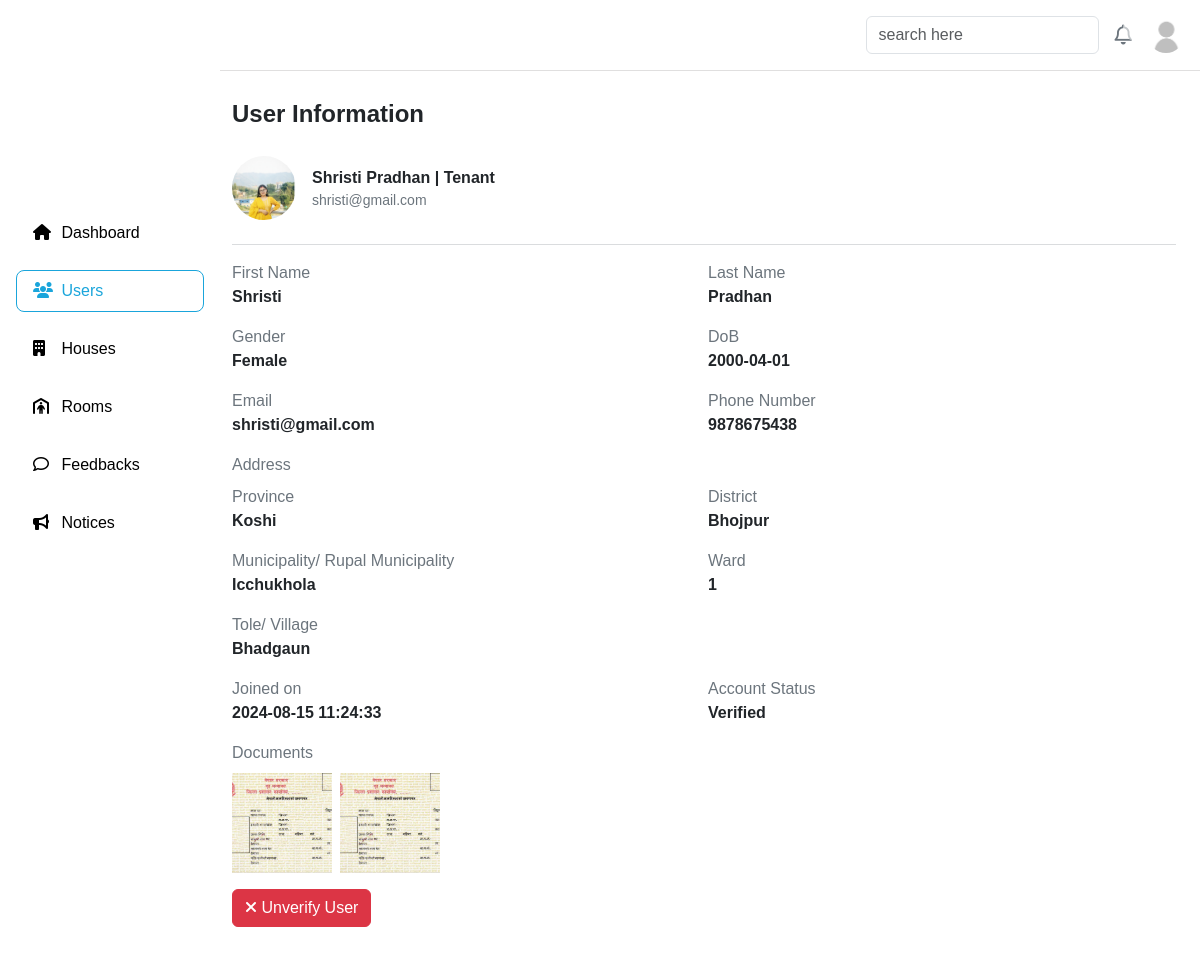
Page /admin/user-detail/2 on the committed database.
### tables this page shows
CREATE TABLE `user_tb` (
  `user_id` int(11) NOT NULL,
  `first_name` varchar(12) NOT NULL,
  `last_name` varchar(15) NOT NULL,
  `gender` varchar(7) NOT NULL,
  `dob` date NOT NULL,
  `email` varchar(254) NOT NULL,
  `password` varchar(255) NOT NULL,
  `phone_number` varchar(15) NOT NULL,
  `province` varchar(20) NOT NULL,
  `district` varchar(20) NOT NULL,
  `municipality_rural` varchar(40) NOT NULL,
  `ward` int(11) NOT NULL,
  `tole_village` varchar(30) NOT NULL,
  `role` varchar(9) NOT NULL,
  `profile_photo` varchar(250) NOT NULL,
  `kyc_front` varchar(250) NOT NULL,
  `kyc_back` varchar(250) NOT NULL,
  `registration_date` datetime NOT NULL,
  `flag` varchar(10) DEFAULT NULL
);

### classes/user.php (called while the page is built, shortened)
<?php
require_once __DIR__ . '/../app/connection.php';
class User
{
    public $name = [
        'first' => '',
        'last' => ''
    ];
    private $phoneNumber;
    public function __construct()
    {
        $this->name = [
            'first' => '',
            'last' => ''
        ];
        $this->phoneNumber = "";
    }
    public function getPhoneNumber()
    {
        return $this->phoneNumber;
    }
    public function getFullName()
    {
        return ucfirst($this->name['first']) . ' ' . ucfirst($this->name['last']);
    }
    public function set($firstName, $lastName, $gender, $dob, $email, $phoneNumber, $province, $district, $municipalityRural, $ward, $toleVillage, $role, $flag, $profilePhoto, $kycFront, $kycBack, $registrationDate)
    {
        $this->name = [
            'first' => $firstName,
            'last' => $lastName
        ];
        $this->gender = $gender;
        $this->dob = $dob;
        $this->email = $email;
        $this->phoneNumber = $phoneNumber;
        $this->address = [
            'province' => $province,
            'district' => $district,
            'municipalityRural' => $municipalityRural,
            'ward' => $ward,
            'toleVillage' => $toleVillage,
        ];
        $this->role = $role;
        $this->flag = $flag;
        $this->profilePhoto = $profilePhoto;
        $this->registrationDate = $registrationDate;
    }
    public function fetch($userId, $howMuch)
    {
        global $conn;
        $userExists = false;
        $query = $howMuch == "all" ? "SELECT * FROM user_tb WHERE user_id = '$userId' LIMIT 1" : "SELECT first_name, last_name, role, email, flag, profile_photo FROM user_tb WHERE user_id = '$userId' LIMIT 1";
        $result = mysqli_query($conn, $query);
        if ($result->num_rows > 0) {
            $userExists = true;
            $dbData = $result->fetch_assoc();
        }
        return $userExists;
    }
}

### pages/admin/user-detail.php (the view, shortened to what this page needs)
<?php
require_once __DIR__ . '/../../classes/admin.php';
require_once __DIR__ . '/../../classes/user.php';
$userObj = new User();
$userExists = $userObj->fetch($userId, "all");
?>
<!DOCTYPE html>
<html lang="en">
<head>
    <link rel="stylesheet" href="https://cdnjs.cloudflare.com/ajax/libs/font-awesome/6.6.0/css/all.min.css"
 />
    <link href="https://cdn.jsdelivr.net/npm/bootstrap@5.3.3/dist/css/bootstrap.min.css" rel="stylesheet"
>
    <link rel="stylesheet" href="/rentrover/bootstrap/bootstrap-css-5.3.3/bootstrap.min.css">
    <link rel="stylesheet" href="/rentrover/css/style.css">
    <link rel="stylesheet" href="/rentrover/css/aside.css">
    <link rel="stylesheet" href="/rentrover/css/popup-alert.css">
    <link rel="stylesheet" href="/rentrover/css/user-detail.css">
</head>
<body>
    <?php require_once __DIR__ . '/sections/aside.php'; ?>
    <main>
        <section class="d-nones d-flex flex-column user-profile-container profile-content">
            <?php
            if ($userExists) {
                ?>
                <p class="m-0 fs-4 fw-semibold"> User Information </p>
                <div class="d-flex flex-row gap-3 mt-4 align-items-center photo-username-email">
                    <div class="photo">
                        <?php
                        $profilePhotoSrc = ($userObj->profilePhoto != '') ? "/rentrover/uploads/users/$userObj->profilePhoto" : "/rentrover/uploads/blank.jpg";
                        ?>
                        <img src="<?= $profilePhotoSrc ?>" alt="">
                    </div>
                    <div class="username-email">
                        <p class="m-0 fw-semibold"> <?= $userObj->getFullName() ?> | <?= ucfirst($userObj->role) ?> </p>
                        <p class="m-0 text-secondary small"> <?= $userObj->email ?> </p>
                    </div>
                </div>
                <hr class="mt-4 text-secondary" />
                <div class="d-nones mb-3 profile-informations">
                    <div class="d-flex flex-column flex-md-row gap-2">
                        <div class="w-100 w-md-50">
                            <p class="m-0 text-secondary"> First Name </p>
                            <p class="m-0 fw-semibold"> <?= ucfirst($userObj->name['first']) ?> </p>
                        </div>
                        <div class="w-100 w-md-50">
                            <p class="m-0 text-secondary"> Last Name </p>
                            <p class="m-0 fw-semibold"> <?= ucfirst($userObj->name['last']) ?> </p>
                        </div>
                    </div>
                    <div class="mt-3 d-flex flex-column flex-md-row gap-2">
                        <div class="w-100 w-md-50">
                            <p class="m-0 text-secondary"> Gender </p>
                            <p class="m-0 fw-semibold"> <?= ucfirst($userObj->gender) ?> </p>
                        </div>
                        <div class="w-100 w-md-50">
                            <p class="m-0 text-secondary"> DoB </p>
                            <p class="m-0 fw-semibold"> <?= $userObj->dob ?> </p>
                        </div>
                    </div>
                    <div class="mt-3 d-flex flex-column flex-md-row gap-2">
                        <div class="w-100 w-md-50">
                            <p class="m-0 text-secondary"> Email </p>
                            <p class="m-0 fw-semibold"> <?= $userObj->email ?> </p>
                        </div>
                        <div class="w-100 w-md-50">
                            <p class="m-0 text-secondary"> Phone Number </p>
                            <p class="m-0 fw-semibold"> <?= $userObj->getPhoneNumber() ?> </p>
                        </div>
                    </div>
                    <p class="m-0 mt-3 text-secondary"> Address </p>
                    <div class="d-flex flex-column">
                        <div class="d-flex flex-column flex-md-row gap-2">
                            <div class="w-100 w-md-50">
                                <p class="m-0 mt-2 text-secondary"> Province </p>
                                <p class="m-0 fw-semibold"> <?= ucfirst($userObj->address['province']) ?> </p>
                            </div>
                            <div class="w-100 w-md-50">
                                <p class="m-0 mt-2 text-secondary"> District </p>
                                <p class="m-0 fw-semibold"> <?= ucfirst($userObj->address['district']) ?> </p>
                            </div>
                        </div>
                        <div class="d-flex flex-column flex-md-row gap-2">
                            <div class="w-100 w-md-50">
                                <p class="m-0 mt-3 text-secondary"> Municipality/ Rupal Municipality </p>
                                <p class="m-0 fw-semibold"> <?= ucfirst($userObj->address['municipalityRural']) ?> </p>
                            </div>
                            <div class="w-100 w-md-50">
                                <p class="m-0 mt-3 text-secondary"> Ward </p>
                                <p class="m-0 fw-semibold"> <?= $userObj->address['ward'] ?> </p>
                            </div>
                        </div>
                        <div class="w-100">
                            <p class="m-0 mt-3 text-secondary"> Tole/ Village </p>
                            <p class="m-0 fw-semibold"> <?= ucfirst($userObj->address['toleVillage']) ?> </p>
                        </div>
                        <div class="d-flex flex-column flex-md-row gap-2">
                            <div class="w-100 w-md-50">
                                <p class="m-0 mt-3 text-secondary"> Joined on </p>
                                <p class="m-0 fw-semibold"> <?= ucfirst($userObj->registrationDate) ?> </p>
                            </div>
                            <div class="w-100 w-md-50">
                                <p class="m-0 mt-3 text-secondary"> Account Status </p>
                                <p class="m-0 fw-semibold"> <?= ucfirst($userObj->flag) ?> </p>
                            </div>
                        </div>
                    </div>
                    <p class="m-0 mt-3 text-secondary"> Documents </p>
                    <?php
                    if ($userObj->kyc['front'] == '' || $userObj->kyc['back'] == '') {
                        ?>
                        <p class="text-danger mb-3 mt-2"> User has not uploaded the KYC documents yet. </p>
                        <?php
                    } else {
                        ?>
                        <div class="d-flex flex-row gap-2 mt-2 document-div">
                            <div class="document">
                                <?php
                                $frontKyc = $userObj->kyc['front'];
                                $frontKycSrc = ($userObj->kyc['front'] != '') ? "/rentrover/uploads/kycs/$frontKyc" : "/rentrover/uploads/blank.jpg";
                                ?>
                                <img src="<?= $frontKycSrc; ?>" class="pointer" alt="" id="document-1">
                            </div>
                            <div class="document">
                                <?php
                                $backKyc = $userObj->kyc['back'];
                                $backKycSrc = ($userObj->kyc['back'] != '') ? "/rentrover/uploads/kycs/$backKyc" : "/rentrover/uploads/blank.jpg";
                                ?>
                                <img src="<?= $backKycSrc; ?>" class="pointer" alt="" id="document-1">
                            </div>
                        </div>
                        <?php
                    }
                    ?>
                    <div class="d-flex flex-row gap-2 mt-3 action">
                        <?php
                        if ($userObj->flag == 'verified') {
                            ?>
                            <button class="btn btn-danger" id="unverify-user-btn"> <i class="fa fa-multiply"></i> Unverify User
                            </button>
                            <?php
                        } elseif ($userObj->flag == 'unverified') {
                            ?>
                            <button class="btn btn-success" id="verify-user-btn"> <i class="fa fa-check"></i> Verify User
                            </button>
                            <?php
                        } elseif ($userObj->flag == 'pending') {
                            ?>
                            <p class="text-danger"> This account is not verfied yet. </p>
                            <?php
                        }
                        ?>
                    </div>
                </div>
                <?php
            } else {
                ?>
                <p class="m-0 text fs-1 fw-bold"> User not found! </p>
                <?php
            }
            ?>
        </section>
    </main>
</body>
</html>

### css/style.css (style rules this page uses)
* { font-family: "Helvetica", sans-serif; font-family: "Poppins", sans-serif; margin: 0; padding: 0; box-sizing: border-box; }
html { height: 100%; font-size: 16px; box-sizing: border-box; scroll-behavior: smooth; scroll-padding-top: 5rem; }
:root { --brand-color: rgb(26, 165, 219); --shadow-style: -2px 2px 4px 0 var(--shadow-color); --fixed-z-index: 100; }
body { margin: 0 auto; position: relative; box-sizing: inherit; }
.pointer { cursor: pointer; }
img { width: 100%; height: 100%; -o-object-fit: cover; object-fit: cover; -o-object-position: center; object-position: center; }

### css/aside.css (style rules this page uses)
main { padding: 24px; padding-top: 96px; padding-left: 95px; }
@media (min-width: 1200px) { main { padding-left: 232px; } }

### css/user-detail.css (style rules this page uses)
.user-profile-container { padding-bottom: 3rem; }
.user-profile-container .photo-username-email .photo { width: 64px; min-width: 64px; height: 64px; min-height: 64px; border-radius: 50%; overflow: hidden; }
.document-div .document { width: 100px; height: 100px; overflow: hidden; }

### rows in the picture
user_tb: profile_photo (picture), $userObj->getFullName() "Shristi Pradhan", role "Tenant", email "shristi@gmail.com", first_name "Shristi", last_name "Pradhan", gender "Female", dob "2000-04-01", phone_number "9878675438", province "Koshi", district "Bhojpur", municipality_rural "Icchukhola", ward "1", tole_village "Bhadgaun", registration_date "2024-08-15 11:24:33", flag "Verified", kyc_front (picture), kyc_back (picture)
